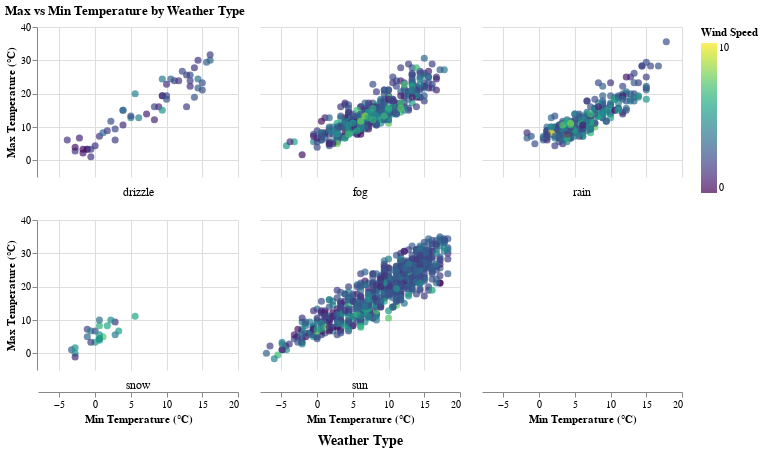

The code cell stored with this chart in its notebook:
### Markdown cell above
##### Question 3 (10 points)

Create a facet figure in Altair with 2 row and 3 columns. For each panel in the facet figure, it shows a scatter plot between the max and min temperature for one type of weather. Use the wind speed to color the points. Also add interaction to show the max and min temperature and wind speed for each data point. Include necessary title and labels.

### Code cell
import altair as alt
from vega_datasets import data

weather = data.seattle_weather()

base = alt.Chart(weather).mark_circle(size=50, opacity=0.7).encode(
    x=alt.X('temp_min:Q', title='Min Temperature (°C)'),
    y=alt.Y('temp_max:Q', title='Max Temperature (°C)'),
    color=alt.Color('wind:Q', title='Wind Speed', scale=alt.Scale(scheme='viridis')),
    tooltip=[
        alt.Tooltip('temp_min:Q', title='Min Temp (°C)'),
        alt.Tooltip('temp_max:Q', title='Max Temp (°C)'),
        alt.Tooltip('wind:Q', title='Wind Speed', format='.2f')
    ]
).properties(
    width=200,
    height=150
)

# Create a facet figure in Altair with 2 row and 3 columns. 
facet_chart = base.facet(
    facet=alt.Column(
        'weather:N',
        header=alt.Header(
            title='Weather Type',   
            titleOrient='bottom',    
            labelOrient='bottom'     
        )
    ),
    columns=3   
).properties(
    title='Max vs Min Temperature by Weather Type'
).resolve_scale(
    color='shared'
).configure_header(
    labelFontSize=12,
    titleFontSize=14
).configure_view(
    stroke='transparent'
)

facet_chart

### Figure 1 — Vega-Lite specification as saved in the notebook (floating-point values rounded to 4 significant figures; data arrays with more than 128 entries replaced by an {"elided": "..."} marker saying what was removed)
{"config": {"view": {"continuousWidth": 300, "continuousHeight": 300, "stroke": "transparent"}, "header": {"labelFontSize": 12, "titleFontSize": 14}}, "data": {"name": "data-6881b3c76720a51ecae2e2fb5659aff4"}, "facet": {"field": "weather", "header": {"labelOrient": "bottom", "title": "Weather Type", "titleOrient": "bottom"}, "type": "nominal"}, "spec": {"mark": {"type": "circle", "opacity": 0.7, "size": 50}, "encoding": {"color": {"field": "wind", "scale": {"scheme": "viridis"}, "title": "Wind Speed", "type": "quantitative"}, "tooltip": [{"field": "temp_min", "title": "Min Temp (°C)", "type": "quantitative"}, {"field": "temp_max", "title": "Max Temp (°C)", "type": "quantitative"}, {"field": "wind", "format": ".2f", "title": "Wind Speed", "type": "quantitative"}], "x": {"field": "temp_min", "title": "Min Temperature (°C)", "type": "quantitative"}, "y": {"field": "temp_max", "title": "Max Temperature (°C)", "type": "quantitative"}}, "height": 150, "width": 200}, "columns": 3, "resolve": {"scale": {"color": "shared"}}, "title": "Max vs Min Temperature by Weather Type", "$schema": "https://vega.github.io/schema/vega-lite/v5.20.1.json", "datasets": {"data-6881b3c76720a51ecae2e2fb5659aff4": {"elided": "1461 records"}}}
